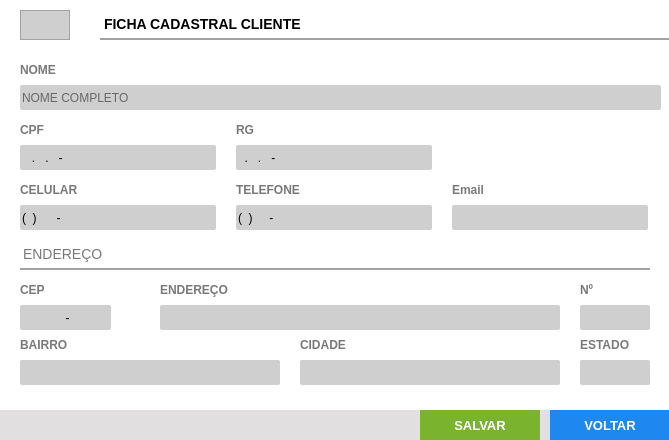
<?xml version="1.0" encoding="UTF-8"?>
<ui version="4.0">
 <class>ct_FormClientes</class>
 <widget class="QFrame" name="ct_FormClientes">
  <property name="geometry">
   <rect>
    <x>0</x>
    <y>0</y>
    <width>669</width>
    <height>440</height>
   </rect>
  </property>
  <property name="windowTitle">
   <string>Cadastro de Clientes</string>
  </property>
  <property name="frameShape">
   <enum>QFrame::StyledPanel</enum>
  </property>
  <property name="frameShadow">
   <enum>QFrame::Raised</enum>
  </property>
  <widget class="QFrame" name="fr_FormClientes">
   <property name="geometry">
    <rect>
     <x>0</x>
     <y>0</y>
     <width>1000</width>
     <height>500</height>
    </rect>
   </property>
   <property name="styleSheet">
    <string notr="true">background: #FFF;
border: none</string>
   </property>
   <widget class="QLabel" name="lb_FormProdutos">
    <property name="geometry">
     <rect>
      <x>100</x>
      <y>10</y>
      <width>880</width>
      <height>30</height>
     </rect>
    </property>
    <property name="styleSheet">
     <string notr="true">QLabel{
font-size: 14px;
font-family: &quot;Arial&quot;;
font-weight: bold;

border-bottom: 2px solid #A2A2A2
}</string>
    </property>
    <property name="text">
     <string>FICHA CADASTRAL CLIENTE</string>
    </property>
   </widget>
   <widget class="QLineEdit" name="tx_Id">
    <property name="enabled">
     <bool>false</bool>
    </property>
    <property name="geometry">
     <rect>
      <x>20</x>
      <y>10</y>
      <width>50</width>
      <height>30</height>
     </rect>
    </property>
    <property name="styleSheet">
     <string notr="true">QLineEdit{
background: #CFCFCF;
border: 1px solid #A2A2A2;
color: #000;
font-size: 14px;
font-family: &quot;Arial&quot;;
font-weight: bold;

}</string>
    </property>
    <property name="text">
     <string/>
    </property>
    <property name="alignment">
     <set>Qt::AlignCenter</set>
    </property>
   </widget>
   <widget class="QLabel" name="lb_FormProdutos_2">
    <property name="geometry">
     <rect>
      <x>20</x>
      <y>60</y>
      <width>150</width>
      <height>20</height>
     </rect>
    </property>
    <property name="styleSheet">
     <string notr="true">QLabel{
font-size: 12px;
font-family: &quot;Arial Unicode MS&quot;;
font-weight: bold;
color: #797979
}</string>
    </property>
    <property name="text">
     <string>NOME</string>
    </property>
   </widget>
   <widget class="QLineEdit" name="tx_nome">
    <property name="geometry">
     <rect>
      <x>20</x>
      <y>85</y>
      <width>641</width>
      <height>25</height>
     </rect>
    </property>
    <property name="focusPolicy">
     <enum>Qt::WheelFocus</enum>
    </property>
    <property name="styleSheet">
     <string notr="true">QLineEdit{
background: #CFCFCF;
border-radius: 2px;
color: #000;
font: 13px &quot;Arial&quot; ;
text-transform: uppercase;
}
QLineEdit:Focus {
border: 1px solid red;
}</string>
    </property>
    <property name="placeholderText">
     <string>NOME COMPLETO</string>
    </property>
   </widget>
   <widget class="QLabel" name="lb_FormProdutos_3">
    <property name="geometry">
     <rect>
      <x>20</x>
      <y>120</y>
      <width>190</width>
      <height>20</height>
     </rect>
    </property>
    <property name="styleSheet">
     <string notr="true">QLabel{
font-size: 12px;
font-family: &quot;Arial Unicode MS&quot;;
font-weight: bold;
color: #797979
}</string>
    </property>
    <property name="text">
     <string>CPF</string>
    </property>
   </widget>
   <widget class="QLabel" name="lb_FormProdutos_4">
    <property name="geometry">
     <rect>
      <x>236</x>
      <y>120</y>
      <width>190</width>
      <height>20</height>
     </rect>
    </property>
    <property name="styleSheet">
     <string notr="true">QLabel{
font-size: 12px;
font-family: &quot;Arial Unicode MS&quot;;
font-weight: bold;
color: #797979
}</string>
    </property>
    <property name="text">
     <string>RG</string>
    </property>
   </widget>
   <widget class="QLabel" name="lb_FormProdutos_5">
    <property name="geometry">
     <rect>
      <x>20</x>
      <y>180</y>
      <width>196</width>
      <height>20</height>
     </rect>
    </property>
    <property name="styleSheet">
     <string notr="true">QLabel{
font-size: 12px;
font-family: &quot;Arial Unicode MS&quot;;
font-weight: bold;
color: #797979
}</string>
    </property>
    <property name="text">
     <string>CELULAR</string>
    </property>
   </widget>
   <widget class="QLineEdit" name="tx_Celular">
    <property name="geometry">
     <rect>
      <x>20</x>
      <y>205</y>
      <width>196</width>
      <height>25</height>
     </rect>
    </property>
    <property name="focusPolicy">
     <enum>Qt::WheelFocus</enum>
    </property>
    <property name="styleSheet">
     <string notr="true">QLineEdit{
background: #CFCFCF;
border-radius: 2px;
color: #000;
font: 13px &quot;Arial&quot; 
}
QLineEdit:Focus {
border: 1px solid red;
}</string>
    </property>
    <property name="inputMask">
     <string>(00) 00000-0000</string>
    </property>
    <property name="text">
     <string>() -</string>
    </property>
    <property name="placeholderText">
     <string/>
    </property>
   </widget>
   <widget class="QLineEdit" name="tx_rg">
    <property name="geometry">
     <rect>
      <x>236</x>
      <y>145</y>
      <width>196</width>
      <height>25</height>
     </rect>
    </property>
    <property name="focusPolicy">
     <enum>Qt::WheelFocus</enum>
    </property>
    <property name="styleSheet">
     <string notr="true">QLineEdit{
background: #CFCFCF;
border-radius: 2px;
color: #000;
font: 13px &quot;Arial&quot; 
}
QLineEdit:Focus {
border: 1px solid red;
}</string>
    </property>
    <property name="inputMask">
     <string>00.000.000-0</string>
    </property>
    <property name="placeholderText">
     <string/>
    </property>
   </widget>
   <widget class="QLabel" name="lb_FormProdutos_8">
    <property name="geometry">
     <rect>
      <x>20</x>
      <y>240</y>
      <width>630</width>
      <height>30</height>
     </rect>
    </property>
    <property name="styleSheet">
     <string notr="true">QLabel{
font-size: 14px;
font-family: &quot;Arial&quot;;
font-weight: normal;

border-bottom: 2px solid #A2A2A2;
color: #797979
}</string>
    </property>
    <property name="text">
     <string>ENDEREÇO</string>
    </property>
   </widget>
   <widget class="QLineEdit" name="tx_Cep">
    <property name="geometry">
     <rect>
      <x>20</x>
      <y>305</y>
      <width>91</width>
      <height>25</height>
     </rect>
    </property>
    <property name="focusPolicy">
     <enum>Qt::WheelFocus</enum>
    </property>
    <property name="styleSheet">
     <string notr="true">QLineEdit{
background: #CFCFCF;
border-radius: 2px;
color: #000;
font: 13px &quot;Arial&quot; ;
text-transform: uppercase
}
QLineEdit:Focus {
border: 1px solid red;
}</string>
    </property>
    <property name="inputMask">
     <string>99999-999</string>
    </property>
    <property name="alignment">
     <set>Qt::AlignCenter</set>
    </property>
    <property name="placeholderText">
     <string>123456789</string>
    </property>
   </widget>
   <widget class="QLabel" name="lb_FormProdutos_10">
    <property name="geometry">
     <rect>
      <x>20</x>
      <y>280</y>
      <width>50</width>
      <height>20</height>
     </rect>
    </property>
    <property name="styleSheet">
     <string notr="true">QLabel{
font-size: 12px;
font-family: &quot;Arial Unicode MS&quot;;
font-weight: bold;
color: #797979
}</string>
    </property>
    <property name="text">
     <string>CEP</string>
    </property>
   </widget>
   <widget class="QFrame" name="fr_BotoesFormProdutos">
    <property name="geometry">
     <rect>
      <x>0</x>
      <y>410</y>
      <width>1000</width>
      <height>30</height>
     </rect>
    </property>
    <property name="styleSheet">
     <string notr="true">background:#E1DFE0;
border: none;</string>
    </property>
    <widget class="QPushButton" name="bt_Voltar">
     <property name="geometry">
      <rect>
       <x>550</x>
       <y>0</y>
       <width>120</width>
       <height>30</height>
      </rect>
     </property>
     <property name="font">
      <font>
       <family>Tahoma</family>
       <pointsize>10</pointsize>
       <weight>75</weight>
       <bold>true</bold>
      </font>
     </property>
     <property name="cursor">
      <cursorShape>PointingHandCursor</cursorShape>
     </property>
     <property name="focusPolicy">
      <enum>Qt::NoFocus</enum>
     </property>
     <property name="contextMenuPolicy">
      <enum>Qt::ActionsContextMenu</enum>
     </property>
     <property name="styleSheet">
      <string notr="true">QPushButton {
background-color: #1E87F0;
color: #FFF
 }
QPushButton:hover{
background-color: #40a286
}</string>
     </property>
     <property name="text">
      <string>VOLTAR</string>
     </property>
     <property name="iconSize">
      <size>
       <width>75</width>
       <height>35</height>
      </size>
     </property>
    </widget>
    <widget class="QPushButton" name="bt_Salvar">
     <property name="geometry">
      <rect>
       <x>420</x>
       <y>0</y>
       <width>120</width>
       <height>30</height>
      </rect>
     </property>
     <property name="font">
      <font>
       <family>Tahoma</family>
       <pointsize>10</pointsize>
       <weight>75</weight>
       <bold>true</bold>
      </font>
     </property>
     <property name="cursor">
      <cursorShape>PointingHandCursor</cursorShape>
     </property>
     <property name="focusPolicy">
      <enum>Qt::NoFocus</enum>
     </property>
     <property name="contextMenuPolicy">
      <enum>Qt::ActionsContextMenu</enum>
     </property>
     <property name="styleSheet">
      <string notr="true">QPushButton {
background-color: #7AB32E;
color: #FFF
 }
QPushButton:hover{
background-color: #40a286
}</string>
     </property>
     <property name="text">
      <string>SALVAR</string>
     </property>
     <property name="iconSize">
      <size>
       <width>75</width>
       <height>35</height>
      </size>
     </property>
    </widget>
   </widget>
   <widget class="QLineEdit" name="tx_cpf">
    <property name="geometry">
     <rect>
      <x>20</x>
      <y>145</y>
      <width>196</width>
      <height>25</height>
     </rect>
    </property>
    <property name="focusPolicy">
     <enum>Qt::WheelFocus</enum>
    </property>
    <property name="styleSheet">
     <string notr="true">QLineEdit{
background: #CFCFCF;
border-radius: 2px;
color: #000;
font: 13px &quot;Arial&quot; 
}
QLineEdit:Focus {
border: 1px solid red;
}</string>
    </property>
    <property name="inputMask">
     <string>000.000.000-00</string>
    </property>
    <property name="text">
     <string>..-</string>
    </property>
    <property name="placeholderText">
     <string/>
    </property>
   </widget>
   <widget class="QLabel" name="lb_FormProdutos_23">
    <property name="geometry">
     <rect>
      <x>452</x>
      <y>180</y>
      <width>190</width>
      <height>20</height>
     </rect>
    </property>
    <property name="styleSheet">
     <string notr="true">QLabel{
font-size: 12px;
font-family: &quot;Arial Unicode MS&quot;;
font-weight: bold;
color: #797979
}</string>
    </property>
    <property name="text">
     <string>Email</string>
    </property>
   </widget>
   <widget class="QLabel" name="lb_FormProdutos_24">
    <property name="geometry">
     <rect>
      <x>236</x>
      <y>180</y>
      <width>190</width>
      <height>20</height>
     </rect>
    </property>
    <property name="styleSheet">
     <string notr="true">QLabel{
font-size: 12px;
font-family: &quot;Arial Unicode MS&quot;;
font-weight: bold;
color: #797979
}</string>
    </property>
    <property name="text">
     <string>TELEFONE</string>
    </property>
   </widget>
   <widget class="QLineEdit" name="tx_Email">
    <property name="geometry">
     <rect>
      <x>452</x>
      <y>205</y>
      <width>196</width>
      <height>25</height>
     </rect>
    </property>
    <property name="focusPolicy">
     <enum>Qt::WheelFocus</enum>
    </property>
    <property name="styleSheet">
     <string notr="true">QLineEdit{
background: #CFCFCF;
border-radius: 2px;
color: #000;
font: 13px &quot;Arial&quot; ;
}
QLineEdit:Focus {
border: 1px solid red;
}</string>
    </property>
    <property name="placeholderText">
     <string/>
    </property>
   </widget>
   <widget class="QLineEdit" name="tx_Telefone">
    <property name="geometry">
     <rect>
      <x>236</x>
      <y>205</y>
      <width>196</width>
      <height>25</height>
     </rect>
    </property>
    <property name="focusPolicy">
     <enum>Qt::WheelFocus</enum>
    </property>
    <property name="styleSheet">
     <string notr="true">QLineEdit{
background: #CFCFCF;
border-radius: 2px;
color: #000;
font: 13px &quot;Arial&quot; 
}
QLineEdit:Focus {
border: 1px solid red;
}</string>
    </property>
    <property name="inputMask">
     <string>(00) 0000-0000</string>
    </property>
    <property name="placeholderText">
     <string/>
    </property>
   </widget>
   <widget class="QLabel" name="lb_FormProdutos_11">
    <property name="geometry">
     <rect>
      <x>160</x>
      <y>280</y>
      <width>250</width>
      <height>20</height>
     </rect>
    </property>
    <property name="styleSheet">
     <string notr="true">QLabel{
font-size: 12px;
font-family: &quot;Arial Unicode MS&quot;;
font-weight: bold;
color: #797979
}</string>
    </property>
    <property name="text">
     <string>ENDEREÇO</string>
    </property>
   </widget>
   <widget class="QLineEdit" name="tx_Endereco">
    <property name="geometry">
     <rect>
      <x>160</x>
      <y>305</y>
      <width>400</width>
      <height>25</height>
     </rect>
    </property>
    <property name="focusPolicy">
     <enum>Qt::WheelFocus</enum>
    </property>
    <property name="styleSheet">
     <string notr="true">QLineEdit{
background: #CFCFCF;
border-radius: 2px;
color: #000;
font: 13px &quot;Arial&quot; ;
text-transform: uppercase
}
QLineEdit:Focus {
border: 1px solid red;
}</string>
    </property>
    <property name="inputMask">
     <string/>
    </property>
    <property name="alignment">
     <set>Qt::AlignLeading|Qt::AlignLeft|Qt::AlignVCenter</set>
    </property>
    <property name="placeholderText">
     <string/>
    </property>
   </widget>
   <widget class="QLabel" name="lb_FormProdutos_12">
    <property name="geometry">
     <rect>
      <x>580</x>
      <y>280</y>
      <width>50</width>
      <height>20</height>
     </rect>
    </property>
    <property name="styleSheet">
     <string notr="true">QLabel{
font-size: 12px;
font-family: &quot;Arial Unicode MS&quot;;
font-weight: bold;
color: #797979
}</string>
    </property>
    <property name="text">
     <string>Nº</string>
    </property>
   </widget>
   <widget class="QLineEdit" name="tx_Numero">
    <property name="geometry">
     <rect>
      <x>580</x>
      <y>305</y>
      <width>70</width>
      <height>25</height>
     </rect>
    </property>
    <property name="focusPolicy">
     <enum>Qt::WheelFocus</enum>
    </property>
    <property name="styleSheet">
     <string notr="true">QLineEdit{
background: #CFCFCF;
border-radius: 2px;
color: #000;
font: 13px &quot;Arial&quot; ;
text-transform: uppercase
}
QLineEdit:Focus {
border: 1px solid red;
}</string>
    </property>
    <property name="inputMethodHints">
     <set>Qt::ImhNone</set>
    </property>
    <property name="inputMask">
     <string/>
    </property>
    <property name="alignment">
     <set>Qt::AlignLeading|Qt::AlignLeft|Qt::AlignVCenter</set>
    </property>
    <property name="placeholderText">
     <string/>
    </property>
   </widget>
   <widget class="QLineEdit" name="tx_Bairro">
    <property name="geometry">
     <rect>
      <x>20</x>
      <y>360</y>
      <width>260</width>
      <height>25</height>
     </rect>
    </property>
    <property name="focusPolicy">
     <enum>Qt::WheelFocus</enum>
    </property>
    <property name="styleSheet">
     <string notr="true">QLineEdit{
background: #CFCFCF;
border-radius: 2px;
color: #000;
font: 13px &quot;Arial&quot; ;
text-transform: uppercase
}
QLineEdit:Focus {
border: 1px solid red;
}</string>
    </property>
    <property name="inputMask">
     <string/>
    </property>
    <property name="alignment">
     <set>Qt::AlignLeading|Qt::AlignLeft|Qt::AlignVCenter</set>
    </property>
    <property name="placeholderText">
     <string/>
    </property>
   </widget>
   <widget class="QLabel" name="lb_FormProdutos_13">
    <property name="geometry">
     <rect>
      <x>20</x>
      <y>335</y>
      <width>120</width>
      <height>20</height>
     </rect>
    </property>
    <property name="styleSheet">
     <string notr="true">QLabel{
font-size: 12px;
font-family: &quot;Arial Unicode MS&quot;;
font-weight: bold;
color: #797979
}</string>
    </property>
    <property name="text">
     <string>BAIRRO</string>
    </property>
   </widget>
   <widget class="QLineEdit" name="tx_Cidade">
    <property name="geometry">
     <rect>
      <x>300</x>
      <y>360</y>
      <width>260</width>
      <height>25</height>
     </rect>
    </property>
    <property name="focusPolicy">
     <enum>Qt::WheelFocus</enum>
    </property>
    <property name="styleSheet">
     <string notr="true">QLineEdit{
background: #CFCFCF;
border-radius: 2px;
color: #000;
font: 13px &quot;Arial&quot; ;
text-transform: uppercase
}
QLineEdit:Focus {
border: 1px solid red;
}</string>
    </property>
    <property name="inputMask">
     <string/>
    </property>
    <property name="alignment">
     <set>Qt::AlignLeading|Qt::AlignLeft|Qt::AlignVCenter</set>
    </property>
    <property name="placeholderText">
     <string/>
    </property>
   </widget>
   <widget class="QLabel" name="lb_FormProdutos_14">
    <property name="geometry">
     <rect>
      <x>300</x>
      <y>335</y>
      <width>120</width>
      <height>20</height>
     </rect>
    </property>
    <property name="styleSheet">
     <string notr="true">QLabel{
font-size: 12px;
font-family: &quot;Arial Unicode MS&quot;;
font-weight: bold;
color: #797979
}</string>
    </property>
    <property name="text">
     <string>CIDADE</string>
    </property>
   </widget>
   <widget class="QLabel" name="lb_FormProdutos_15">
    <property name="geometry">
     <rect>
      <x>580</x>
      <y>335</y>
      <width>70</width>
      <height>20</height>
     </rect>
    </property>
    <property name="styleSheet">
     <string notr="true">QLabel{
font-size: 12px;
font-family: &quot;Arial Unicode MS&quot;;
font-weight: bold;
color: #797979
}</string>
    </property>
    <property name="text">
     <string>ESTADO</string>
    </property>
   </widget>
   <widget class="QLineEdit" name="tx_Estado">
    <property name="geometry">
     <rect>
      <x>580</x>
      <y>360</y>
      <width>70</width>
      <height>25</height>
     </rect>
    </property>
    <property name="focusPolicy">
     <enum>Qt::WheelFocus</enum>
    </property>
    <property name="styleSheet">
     <string notr="true">QLineEdit{
background: #CFCFCF;
border-radius: 2px;
color: #000;
font: 13px &quot;Arial&quot; ;
text-transform: uppercase
}
QLineEdit:Focus {
border: 1px solid red;
}</string>
    </property>
    <property name="inputMask">
     <string/>
    </property>
    <property name="alignment">
     <set>Qt::AlignLeading|Qt::AlignLeft|Qt::AlignVCenter</set>
    </property>
    <property name="placeholderText">
     <string/>
    </property>
   </widget>
   <widget class="QPushButton" name="bt_busca_cep">
    <property name="geometry">
     <rect>
      <x>120</x>
      <y>300</y>
      <width>31</width>
      <height>31</height>
     </rect>
    </property>
    <property name="accessibleName">
     <string>BUSCA CEP</string>
    </property>
    <property name="text">
     <string/>
    </property>
    <property name="icon">
     <iconset>
      <normaloff>../../Imagens/search.png</normaloff>../../Imagens/search.png</iconset>
    </property>
   </widget>
  </widget>
 </widget>
 <tabstops>
  <tabstop>tx_Id</tabstop>
  <tabstop>tx_nome</tabstop>
  <tabstop>tx_cpf</tabstop>
  <tabstop>tx_rg</tabstop>
  <tabstop>tx_Celular</tabstop>
  <tabstop>tx_Telefone</tabstop>
  <tabstop>tx_Email</tabstop>
  <tabstop>tx_Cep</tabstop>
  <tabstop>bt_busca_cep</tabstop>
  <tabstop>tx_Endereco</tabstop>
  <tabstop>tx_Numero</tabstop>
  <tabstop>tx_Bairro</tabstop>
  <tabstop>tx_Cidade</tabstop>
  <tabstop>tx_Estado</tabstop>
 </tabstops>
 <resources/>
 <connections/>
</ui>
